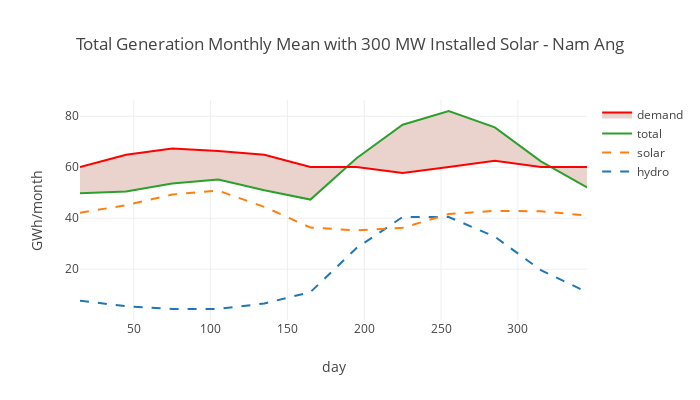

This figure's notebook cell:
### Markdown cell above
Season variation of combined hydro-solar electrical production decreases already substantially without storage. <br><br>

### Code cell
# hdyro-solar energy combined

# installed solar chosen to roughly balance day demand with solar and night demand with hydro
solar_installed = 300  #MW
print('Mean solar energy production monthly = '
      +str(round(solar_mean_monthly(solar_installed).mean(),1))+' GWh/month');

# installed hydro capacity
print('Mean hydro energy production monthly= '+str(round(hydro_mean_monthly.mean(),1))+' GWh/month'); print('')

# total power generation (no storage)
total_mean_monthly = solar_mean_monthly(solar_installed) + hydro_mean_monthly

# define reference monthly electricity demand curve
demand_target = 85  #MW
demand_monthly_energy = adjust_demand_monthly_energy(demand, demand_target)  #GWh/month
print('Reference mean monthly demand: '+str(round(mean(demand_monthly_energy.mean()),1))+' GWh/month')

# plot results
trace1 = go.Scatter(
        y= total_mean_monthly,
        x=arange(15, 380, 30),
        mode='lines',
        #fill = "tozeroy", 
        #line=dict(color = 'blue'),    
        name= 'total',
        )

trace2 = go.Scatter(
        y= hydro_mean_monthly,
        x=arange(15, 380, 30),
        mode='lines',    
        line=dict(
            dash = 'dash',
            #color = 'orange'
            ),        
        name= 'hydro',
        )

trace3 = go.Scatter(
        y= solar_mean_monthly(solar_installed),
        x=arange(15, 380, 30),
        mode='lines',
        line=dict(
            dash = 'dash',
            #color = 'green'
            ),        
        name= 'solar',
        )

trace4 = go.Scatter(
        y= demand_monthly_energy,
        x=arange(15, 380, 30),
        mode='lines',
        fill = "tonexty",
        #fill = "tozeroy",
        fillcolor ='rgb(234, 211, 204)',
        line=dict(color = 'red'),    
        name= 'demand',
        )

layout=go.Layout(title="Total Generation Monthly Mean with "+str(solar_installed)+" MW Installed Solar - "+project, 
                 xaxis={'title':'day'},
                 yaxis={'title':'GWh/month'},
                 width=700,
                 height=400,
                )

figure=go.Figure(data=[trace2, trace3, trace1, trace4],layout=layout)

print('Installed hydro rated capacity = '+ str(rated_hydro_cap)+' MW')
print('Installed solar peak capacity = '+str(solar_installed)+" MW")
print('Monthly energy production = '+str(round(total_mean_monthly.mean(),1))+' GWh')
print('Standard deviation of monthly energy production = '+str(round(total_mean_monthly.std(),1))+' GWh')
print('Coeff of variation of monthly energy production = '+str(round(variation(total_mean_monthly),3)))

plotly.iplot(figure)

### Figure 1 — Plotly figure (JSON) as saved in the notebook; plotly's stock layout.template omitted (floating-point values rounded to 4 significant figures)
{"data": [{"line": {"dash": "dash"}, "mode": "lines", "name": "hydro", "type": "scatter", "x": [15, 45, 75, 105, 135, 165, 195, 225, 255, 285, 315, 345, 375], "y": [7.614, 5.439, 4.351, 4.351, 6.526, 10.99, 28.28, 40.46, 40.46, 32.74, 19.58, 10.99]}, {"line": {"dash": "dash"}, "mode": "lines", "name": "solar", "type": "scatter", "x": [15, 45, 75, 105, 135, 165, 195, 225, 255, 285, 315, 345, 375], "y": [42.16, 45.08, 49.27, 50.83, 44.44, 36.32, 35.22, 36.23, 41.61, 42.89, 42.7, 41.06]}, {"mode": "lines", "name": "total", "type": "scatter", "x": [15, 45, 75, 105, 135, 165, 195, 225, 255, 285, 315, 345, 375], "y": [49.77, 50.52, 53.63, 55.18, 50.97, 47.3, 63.5, 76.69, 82.07, 75.63, 62.28, 52.05]}, {"fill": "tonexty", "fillcolor": "rgb(234, 211, 204)", "line": {"color": "red"}, "mode": "lines", "name": "demand", "type": "scatter", "x": [15, 45, 75, 105, 135, 165, 195, 225, 255, 285, 315, 345, 375], "y": [60.13, 64.94, 67.34, 66.38, 64.94, 60.13, 60.13, 57.72, 60.13, 62.53, 60.13, 60.13]}], "layout": {"height": 400, "title": "Total Generation Monthly Mean with 300 MW Installed Solar - Nam Ang", "width": 700, "xaxis": {"title": "day"}, "yaxis": {"title": "GWh/month"}}}
